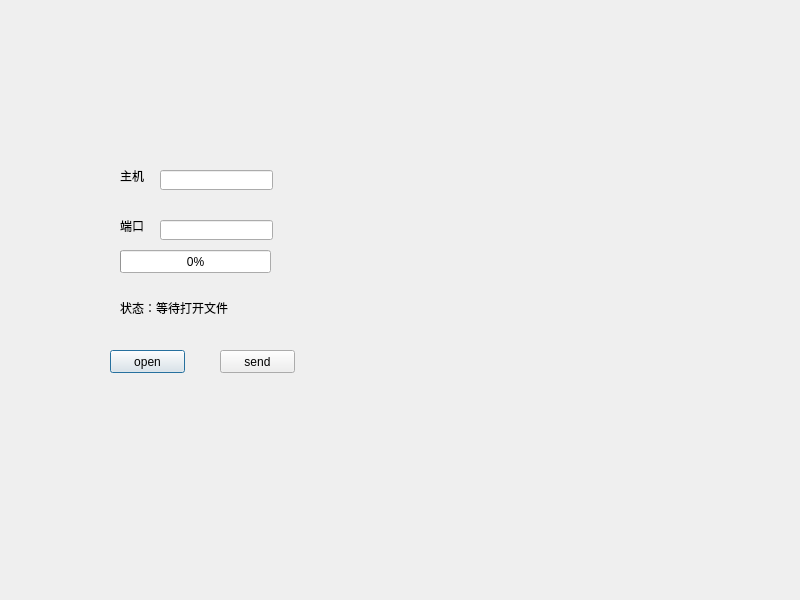
<?xml version="1.0" encoding="UTF-8"?>
<ui version="4.0">
 <class>Client</class>
 <widget class="QDialog" name="Client">
  <property name="geometry">
   <rect>
    <x>0</x>
    <y>0</y>
    <width>800</width>
    <height>600</height>
   </rect>
  </property>
  <property name="windowTitle">
   <string>Client</string>
  </property>
  <widget class="QLabel" name="label">
   <property name="geometry">
    <rect>
     <x>120</x>
     <y>170</y>
     <width>54</width>
     <height>12</height>
    </rect>
   </property>
   <property name="text">
    <string>主机</string>
   </property>
  </widget>
  <widget class="QLabel" name="label_2">
   <property name="geometry">
    <rect>
     <x>120</x>
     <y>220</y>
     <width>54</width>
     <height>12</height>
    </rect>
   </property>
   <property name="text">
    <string>端口</string>
   </property>
  </widget>
  <widget class="QProgressBar" name="clientProgressBar">
   <property name="geometry">
    <rect>
     <x>120</x>
     <y>250</y>
     <width>151</width>
     <height>23</height>
    </rect>
   </property>
   <property name="value">
    <number>0</number>
   </property>
  </widget>
  <widget class="QLabel" name="clientStatusLabel">
   <property name="geometry">
    <rect>
     <x>120</x>
     <y>300</y>
     <width>151</width>
     <height>16</height>
    </rect>
   </property>
   <property name="text">
    <string>状态：等待打开文件</string>
   </property>
  </widget>
  <widget class="QPushButton" name="openButton">
   <property name="geometry">
    <rect>
     <x>110</x>
     <y>350</y>
     <width>75</width>
     <height>23</height>
    </rect>
   </property>
   <property name="text">
    <string>open</string>
   </property>
  </widget>
  <widget class="QPushButton" name="sendButton">
   <property name="geometry">
    <rect>
     <x>220</x>
     <y>350</y>
     <width>75</width>
     <height>23</height>
    </rect>
   </property>
   <property name="text">
    <string>send</string>
   </property>
  </widget>
  <widget class="QLineEdit" name="hostLineEdit">
   <property name="geometry">
    <rect>
     <x>160</x>
     <y>170</y>
     <width>113</width>
     <height>20</height>
    </rect>
   </property>
  </widget>
  <widget class="QLineEdit" name="portLineEdit">
   <property name="geometry">
    <rect>
     <x>160</x>
     <y>220</y>
     <width>113</width>
     <height>20</height>
    </rect>
   </property>
  </widget>
 </widget>
 <resources/>
 <connections/>
</ui>
